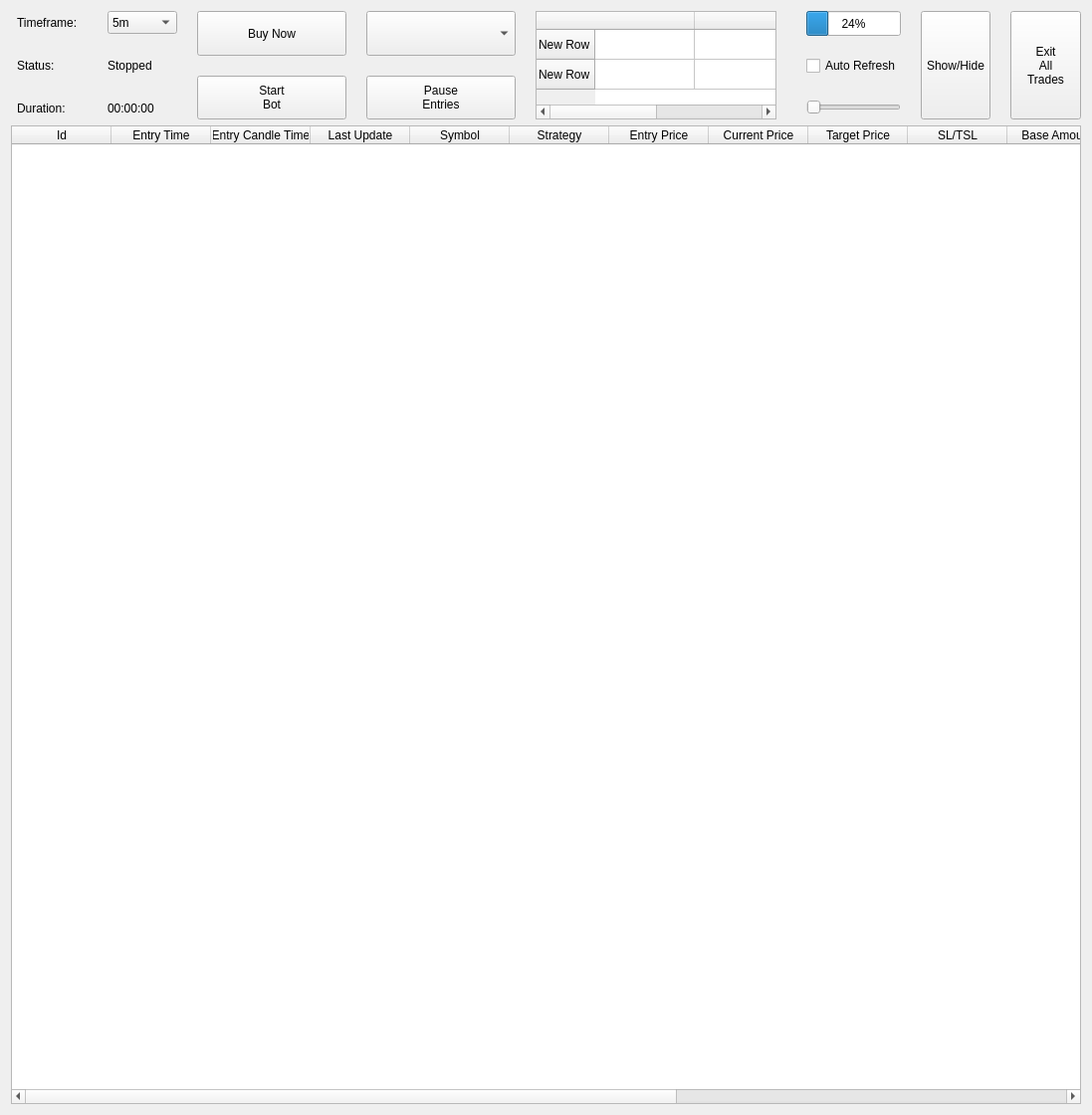
        <widget class="QWidget" name="tabTrades">
         <property name="styleSheet">
          <string notr="true"/>
         </property>
         <attribute name="title">
          <string>Trades</string>
         </attribute>
         <layout class="QGridLayout" name="gridLayout_13">
          <property name="sizeConstraint">
           <enum>QLayout::SetDefaultConstraint</enum>
          </property>
          <item row="0" column="0">
           <layout class="QVBoxLayout" name="verticalLayout_14" stretch="10,90">
            <item>
             <layout class="QHBoxLayout" name="horizontalLayout_5" stretch="20,20,30,10,20">
              <property name="spacing">
               <number>20</number>
              </property>
              <property name="sizeConstraint">
               <enum>QLayout::SetDefaultConstraint</enum>
              </property>
              <property name="leftMargin">
               <number>6</number>
              </property>
              <item>
               <layout class="QGridLayout" name="gridLayout_2">
                <item row="0" column="0">
                 <widget class="QLabel" name="timeframeLabel">
                  <property name="sizePolicy">
                   <sizepolicy hsizetype="Preferred" vsizetype="Preferred">
                    <horstretch>0</horstretch>
                    <verstretch>0</verstretch>
                   </sizepolicy>
                  </property>
                  <property name="styleSheet">
                   <string notr="true"/>
                  </property>
                  <property name="text">
                   <string>Timeframe:</string>
                  </property>
                 </widget>
                </item>
                <item row="0" column="1">
                 <widget class="QComboBox" name="drpBotTimeframe">
                  <property name="sizePolicy">
                   <sizepolicy hsizetype="Preferred" vsizetype="Preferred">
                    <horstretch>0</horstretch>
                    <verstretch>0</verstretch>
                   </sizepolicy>
                  </property>
                  <property name="minimumSize">
                   <size>
                    <width>0</width>
                    <height>0</height>
                   </size>
                  </property>
                  <property name="maximumSize">
                   <size>
                    <width>300</width>
                    <height>16777215</height>
                   </size>
                  </property>
                  <property name="styleSheet">
                   <string notr="true"/>
                  </property>
                  <property name="currentText">
                   <string>5m</string>
                  </property>
                  <property name="currentIndex">
                   <number>1</number>
                  </property>
                  <item>
                   <property name="text">
                    <string>1m</string>
                   </property>
                  </item>
                  <item>
                   <property name="text">
                    <string>5m</string>
                   </property>
                  </item>
                  <item>
                   <property name="text">
                    <string>1h</string>
                   </property>
                  </item>
                  <item>
                   <property name="text">
                    <string>1d</string>
                   </property>
                  </item>
                 </widget>
                </item>
                <item row="1" column="0">
                 <widget class="QLabel" name="statusLabel">
                  <property name="sizePolicy">
                   <sizepolicy hsizetype="Preferred" vsizetype="Preferred">
                    <horstretch>0</horstretch>
                    <verstretch>0</verstretch>
                   </sizepolicy>
                  </property>
                  <property name="styleSheet">
                   <string notr="true"/>
                  </property>
                  <property name="text">
                   <string>Status:</string>
                  </property>
                 </widget>
                </item>
                <item row="1" column="1">
                 <widget class="QLabel" name="lblBotStatus">
                  <property name="sizePolicy">
                   <sizepolicy hsizetype="Preferred" vsizetype="Preferred">
                    <horstretch>0</horstretch>
                    <verstretch>0</verstretch>
                   </sizepolicy>
                  </property>
                  <property name="maximumSize">
                   <size>
                    <width>300</width>
                    <height>16777215</height>
                   </size>
                  </property>
                  <property name="styleSheet">
                   <string notr="true"/>
                  </property>
                  <property name="text">
                   <string>Stopped</string>
                  </property>
                 </widget>
                </item>
                <item row="2" column="0">
                 <widget class="QLabel" name="openTradesLabel">
                  <property name="sizePolicy">
                   <sizepolicy hsizetype="Preferred" vsizetype="Preferred">
                    <horstretch>0</horstretch>
                    <verstretch>0</verstretch>
                   </sizepolicy>
                  </property>
                  <property name="styleSheet">
                   <string notr="true"/>
                  </property>
                  <property name="text">
                   <string>Duration:</string>
                  </property>
                 </widget>
                </item>
                <item row="2" column="1">
                 <widget class="QLabel" name="lblBotRunTime">
                  <property name="sizePolicy">
                   <sizepolicy hsizetype="Preferred" vsizetype="Preferred">
                    <horstretch>0</horstretch>
                    <verstretch>0</verstretch>
                   </sizepolicy>
                  </property>
                  <property name="maximumSize">
                   <size>
                    <width>300</width>
                    <height>16777215</height>
                   </size>
                  </property>
                  <property name="styleSheet">
                   <string notr="true"/>
                  </property>
                  <property name="text">
                   <string>00:00:00</string>
                  </property>
                 </widget>
                </item>
               </layout>
              </item>
              <item>
               <layout class="QGridLayout" name="gridLayout_3">
                <item row="0" column="0">
                 <widget class="QPushButton" name="btnBuyNow">
                  <property name="sizePolicy">
                   <sizepolicy hsizetype="Minimum" vsizetype="Minimum">
                    <horstretch>0</horstretch>
                    <verstretch>0</verstretch>
                   </sizepolicy>
                  </property>
                  <property name="minimumSize">
                   <size>
                    <width>150</width>
                    <height>0</height>
                   </size>
                  </property>
                  <property name="styleSheet">
                   <string notr="true"/>
                  </property>
                  <property name="text">
                   <string>Buy Now</string>
                  </property>
                 </widget>
                </item>
                <item row="0" column="1">
                 <widget class="QComboBox" name="drpSymbolBuyNow">
                  <property name="sizePolicy">
                   <sizepolicy hsizetype="Minimum" vsizetype="Minimum">
                    <horstretch>0</horstretch>
                    <verstretch>0</verstretch>
                   </sizepolicy>
                  </property>
                  <property name="minimumSize">
                   <size>
                    <width>150</width>
                    <height>0</height>
                   </size>
                  </property>
                  <property name="maximumSize">
                   <size>
                    <width>140</width>
                    <height>16777215</height>
                   </size>
                  </property>
                  <property name="styleSheet">
                   <string notr="true"/>
                  </property>
                 </widget>
                </item>
                <item row="1" column="0">
                 <widget class="QPushButton" name="btnStartBot">
                  <property name="sizePolicy">
                   <sizepolicy hsizetype="Preferred" vsizetype="Preferred">
                    <horstretch>0</horstretch>
                    <verstretch>0</verstretch>
                   </sizepolicy>
                  </property>
                  <property name="minimumSize">
                   <size>
                    <width>0</width>
                    <height>0</height>
                   </size>
                  </property>
                  <property name="maximumSize">
                   <size>
                    <width>200</width>
                    <height>200</height>
                   </size>
                  </property>
                  <property name="baseSize">
                   <size>
                    <width>0</width>
                    <height>0</height>
                   </size>
                  </property>
                  <property name="styleSheet">
                   <string notr="true"/>
                  </property>
                  <property name="text">
                   <string>Start
Bot</string>
                  </property>
                 </widget>
                </item>
                <item row="1" column="1">
                 <widget class="QPushButton" name="btnStopEntries">
                  <property name="sizePolicy">
                   <sizepolicy hsizetype="Preferred" vsizetype="Preferred">
                    <horstretch>0</horstretch>
                    <verstretch>0</verstretch>
                   </sizepolicy>
                  </property>
                  <property name="minimumSize">
                   <size>
                    <width>0</width>
                    <height>0</height>
                   </size>
                  </property>
                  <property name="maximumSize">
                   <size>
                    <width>200</width>
                    <height>200</height>
                   </size>
                  </property>
                  <property name="baseSize">
                   <size>
                    <width>0</width>
                    <height>0</height>
                   </size>
                  </property>
                  <property name="styleSheet">
                   <string notr="true"/>
                  </property>
                  <property name="text">
                   <string>Pause
Entries</string>
                  </property>
                 </widget>
                </item>
               </layout>
              </item>
              <item>
               <layout class="QVBoxLayout" name="verticalLayout_9">
                <item>
                 <widget class="QTableWidget" name="tblQuickStats">
                  <property name="sizePolicy">
                   <sizepolicy hsizetype="Expanding" vsizetype="Expanding">
                    <horstretch>0</horstretch>
                    <verstretch>0</verstretch>
                   </sizepolicy>
                  </property>
                  <property name="minimumSize">
                   <size>
                    <width>0</width>
                    <height>0</height>
                   </size>
                  </property>
                  <property name="maximumSize">
                   <size>
                    <width>16777215</width>
                    <height>16777215</height>
                   </size>
                  </property>
                  <property name="baseSize">
                   <size>
                    <width>0</width>
                    <height>0</height>
                   </size>
                  </property>
                  <property name="styleSheet">
                   <string notr="true"/>
                  </property>
                  <row>
                   <property name="text">
                    <string>New Row</string>
                   </property>
                  </row>
                  <row>
                   <property name="text">
                    <string>New Row</string>
                   </property>
                  </row>
                  <column>
                   <property name="text">
                    <string/>
                   </property>
                  </column>
                  <column>
                   <property name="text">
                    <string/>
                   </property>
                  </column>
                 </widget>
                </item>
               </layout>
              </item>
              <item>
               <layout class="QVBoxLayout" name="verticalLayout_2">
                <property name="leftMargin">
                 <number>10</number>
                </property>
                <item>
                 <widget class="QProgressBar" name="progressBar">
                  <property name="sizePolicy">
                   <sizepolicy hsizetype="Preferred" vsizetype="Preferred">
                    <horstretch>0</horstretch>
                    <verstretch>0</verstretch>
                   </sizepolicy>
                  </property>
                  <property name="minimumSize">
                   <size>
                    <width>0</width>
                    <height>0</height>
                   </size>
                  </property>
                  <property name="styleSheet">
                   <string notr="true"/>
                  </property>
                  <property name="value">
                   <number>24</number>
                  </property>
                 </widget>
                </item>
                <item>
                 <widget class="QCheckBox" name="chkAutoRefreshOpenTrades">
                  <property name="text">
                   <string>Auto Refresh</string>
                  </property>
                 </widget>
                </item>
                <item>
                 <widget class="QSlider" name="horizontalSlider">
                  <property name="sizePolicy">
                   <sizepolicy hsizetype="Preferred" vsizetype="Preferred">
                    <horstretch>0</horstretch>
                    <verstretch>0</verstretch>
                   </sizepolicy>
                  </property>
                  <property name="minimumSize">
                   <size>
                    <width>0</width>
                    <height>0</height>
                   </size>
                  </property>
                  <property name="layoutDirection">
                   <enum>Qt::LeftToRight</enum>
                  </property>
                  <property name="maximum">
                   <number>5</number>
                  </property>
                  <property name="singleStep">
                   <number>5</number>
                  </property>
                  <property name="orientation">
                   <enum>Qt::Horizontal</enum>
                  </property>
                 </widget>
                </item>
               </layout>
              </item>
              <item>
               <layout class="QHBoxLayout" name="horizontalLayout_13">
                <item>
                 <widget class="QPushButton" name="ShowHide_Trades">
                  <property name="sizePolicy">
                   <sizepolicy hsizetype="Minimum" vsizetype="Minimum">
                    <horstretch>0</horstretch>
                    <verstretch>0</verstretch>
                   </sizepolicy>
                  </property>
                  <property name="minimumSize">
                   <size>
                    <width>30</width>
                    <height>30</height>
                   </size>
                  </property>
                  <property name="maximumSize">
                   <size>
                    <width>200</width>
                    <height>200</height>
                   </size>
                  </property>
                  <property name="baseSize">
                   <size>
                    <width>0</width>
                    <height>0</height>
                   </size>
                  </property>
                  <property name="text">
                   <string>Show/Hide</string>
                  </property>
                 </widget>
                </item>
                <item>
                 <widget class="QPushButton" name="btnExitAllTrades">
                  <property name="sizePolicy">
                   <sizepolicy hsizetype="Minimum" vsizetype="Minimum">
                    <horstretch>0</horstretch>
                    <verstretch>0</verstretch>
                   </sizepolicy>
                  </property>
                  <property name="minimumSize">
                   <size>
                    <width>30</width>
                    <height>30</height>
                   </size>
                  </property>
                  <property name="maximumSize">
                   <size>
                    <width>200</width>
                    <height>200</height>
                   </size>
                  </property>
                  <property name="baseSize">
                   <size>
                    <width>0</width>
                    <height>0</height>
                   </size>
                  </property>
                  <property name="styleSheet">
                   <string notr="true"/>
                  </property>
                  <property name="text">
                   <string>Exit
All
Trades</string>
                  </property>
                 </widget>
                </item>
               </layout>
              </item>
             </layout>
            </item>
            <item>
             <widget class="QTableWidget" name="tblTrades">
              <property name="enabled">
               <bool>true</bool>
              </property>
              <property name="sizePolicy">
               <sizepolicy hsizetype="Expanding" vsizetype="Expanding">
                <horstretch>0</horstretch>
                <verstretch>0</verstretch>
               </sizepolicy>
              </property>
              <property name="minimumSize">
               <size>
                <width>0</width>
                <height>900</height>
               </size>
              </property>
              <property name="baseSize">
               <size>
                <width>0</width>
                <height>900</height>
               </size>
              </property>
              <property name="styleSheet">
               <string notr="true"/>
              </property>
              <property name="alternatingRowColors">
               <bool>true</bool>
              </property>
              <property name="sortingEnabled">
               <bool>true</bool>
              </property>
              <attribute name="verticalHeaderVisible">
               <bool>false</bool>
              </attribute>
              <column>
               <property name="text">
                <string>Id</string>
               </property>
              </column>
              <column>
               <property name="text">
                <string>Entry Time</string>
               </property>
              </column>
              <column>
               <property name="text">
                <string>Entry Candle Time</string>
               </property>
              </column>
              <column>
               <property name="text">
                <string>Last Update</string>
               </property>
              </column>
              <column>
               <property name="text">
                <string>Symbol</string>
               </property>
              </column>
              <column>
               <property name="text">
                <string>Strategy</string>
               </property>
              </column>
              <column>
               <property name="text">
                <string>Entry Price</string>
               </property>
              </column>
              <column>
               <property name="text">
                <string>Current Price</string>
               </property>
              </column>
              <column>
               <property name="text">
                <string>Target Price</string>
               </property>
              </column>
              <column>
               <property name="text">
                <string>SL/TSL</string>
               </property>
              </column>
              <column>
               <property name="text">
                <string>Base Amount</string>
               </property>
              </column>
              <column>
               <property name="text">
                <string>Quote Amount</string>
               </property>
              </column>
              <column>
               <property name="text">
                <string>PL</string>
               </property>
              </column>
              <column>
               <property name="text">
                <string>PL%</string>
               </property>
              </column>
              <column>
               <property name="text">
                <string>Mark Closed</string>
               </property>
              </column>
              <column>
               <property name="text">
                <string>Close Now</string>
               </property>
              </column>
             </widget>
            </item>
           </layout>
          </item>
         </layout>
        </widget>
